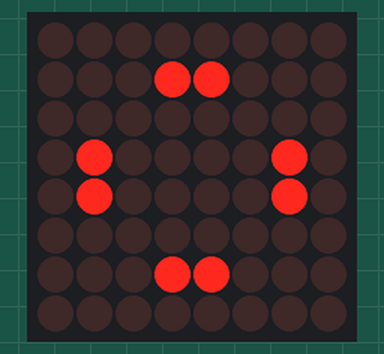
A sketch run on a simulated Arduino Uno, built with avr-gcc and run on an emulated ATmega328P. Parts: 8×8 LED matrix.

Above: at 0.15 s.
At 0.81 s:
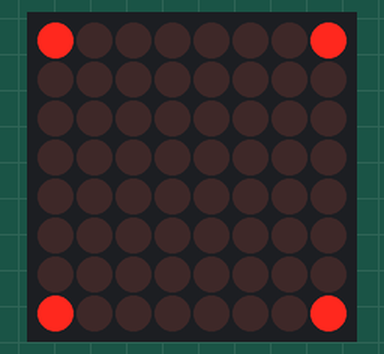
At 1.27 s:
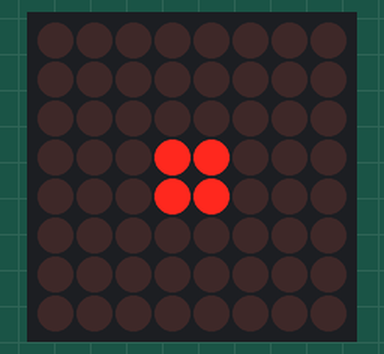
At 1.73 s:
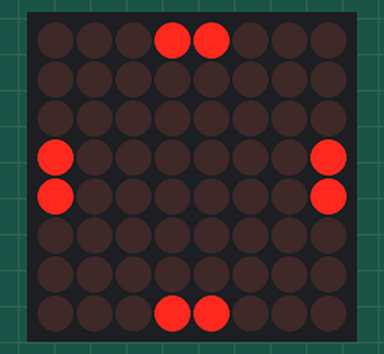

Measured:
- by itself, everything shown: repeats every 1.7 s, in 12 steps

The sketch:

ledMatrix.ino
```cpp
#include <LedControl.h>

/*
 Now we need a LedControl to work with.
 ***** These pin numbers will probably not work with your hardware *****
 pin 12 is connected to the DataIn
 pin 11 is connected to the CLK
 pin 10 is connected to LOAD
 We have only a single MAX72XX.
 */
LedControl lc=LedControl(12,11,10,1);

const int animationMultiplier = 100;

void setup() {
  /*
  The MAX72XX is in power-saving mode on startup,
  we have to do a wakeup call
  */
  lc.shutdown(0,false);
  /* Set the brightness to a medium values */
  lc.setIntensity(0,1);
  /* and clear the display */
  lc.clearDisplay(0);

}

void loop() {
  // put your main code here, to run repeatedly:

  laserIn(animationMultiplier);
  crossOut(animationMultiplier);
  crossIn(animationMultiplier);
  laserOut(animationMultiplier);
}

void crossIn(int aniSpeed){
  for(int i = 0; i < 4; i++){
    lc.clearDisplay(0);
    lc.setLed(0, i, i, true);
    lc.setLed(0, 7-i, i, true);
    lc.setLed(0, i, 7-i, true);
    lc.setLed(0, 7-i,7-i, true);

    delay(aniSpeed);
  }
}

void crossOut(int aniSpeed){
  for(int i = 3; i >= 0; i--){
    lc.clearDisplay(0);
    lc.setLed(0, i, i, true);
    lc.setLed(0, 7-i, i, true);
    lc.setLed(0, i, 7-i, true);
    lc.setLed(0, 7-i,7-i, true);

    delay(aniSpeed);
  }
}

void laserIn(int aniSpeed){
  for(int i = 0; i < 4; i++){
    lc.clearDisplay(0);
    //Vertical Up
    lc.setLed(0, 3, i, true);
    lc.setLed(0, 4, i, true);

    //Vertical Down
    lc.setLed(0, 3, 7-i, true);
    lc.setLed(0, 4, 7-i, true);

    //Left in
    lc.setLed(0, i, 3, true);
    lc.setLed(0, i, 4, true);

    //Vertical Up
    lc.setLed(0, 7-i, 3, true);
    lc.setLed(0, 7-i, 4, true);

    delay(aniSpeed);
  }
}


void laserOut(int aniSpeed){
  for(int i = 4; i >= 0; i--){
    lc.clearDisplay(0);
    //Vertical Up
    lc.setLed(0, 3, i, true);
    lc.setLed(0, 4, i, true);

    //Vertical Down
    lc.setLed(0, 3, 7-i, true);
    lc.setLed(0, 4, 7-i, true);

    //Left in
    lc.setLed(0, i, 3, true);
    lc.setLed(0, i, 4, true);

    //Vertical Up
    lc.setLed(0, 7-i, 3, true);
    lc.setLed(0, 7-i, 4, true);

    delay(aniSpeed);
  }
}
```
